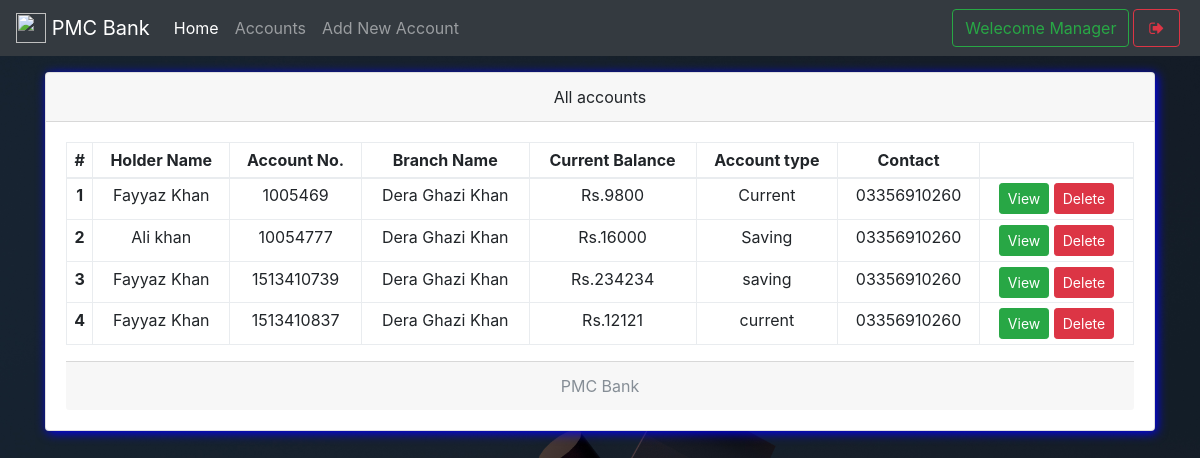
The page /mindex.php (signed in) on the database its author committed.
### tables this page shows
CREATE TABLE `useraccounts` (
  `id` int(11) NOT NULL,
  `email` text NOT NULL,
  `password` text NOT NULL,
  `name` varchar(111) NOT NULL,
  `balance` varchar(111) NOT NULL,
  `cnic` varchar(111) NOT NULL,
  `number` varchar(111) NOT NULL,
  `city` varchar(111) NOT NULL,
  `address` varchar(111) NOT NULL,
  `source` varchar(111) NOT NULL,
  `accountNo` varchar(111) NOT NULL,
  `branch` varchar(111) NOT NULL,
  `accountType` varchar(111) NOT NULL,
  `date` timestamp NOT NULL DEFAULT CURRENT_TIMESTAMP
);

CREATE TABLE `branch` (
  `branchId` int(11) NOT NULL,
  `branchNo` varchar(111) NOT NULL,
  `branchName` varchar(111) NOT NULL
);

### mindex.php (the view, shortened to what this page needs)
<!DOCTYPE html>
<html>
<head>
  <?php require 'assets/autoloader.php'; ?>
  <?php require 'assets/function.php'; ?>
</head>
<body style="background: url(images/bg-logn5.jpg);background-size: 100%">
<nav class="navbar navbar-expand-lg navbar-dark bg-dark fixed-top">
 <a class="navbar-brand" href="#">
    <img src="images/logo3.png" width="30" height="30" class="d-inline-block align-top" alt="">
   <?php echo bankName; ?>
  </a>
  <div class="collapse navbar-collapse" id="navbarSupportedContent">
    <ul class="navbar-nav mr-auto">
      <li class="nav-item ">
        <a class="nav-link active" href="mindex.php">Home <span class="sr-only">(current)</span></a>
      </li>
      <li class="nav-item ">  <a class="nav-link" href="maccounts.php">Accounts</a></li>
      <li class="nav-item ">  <a class="nav-link" href="maddnew.php">Add New Account</a></li>
    </ul>
    <?php include 'msideButton.php'; ?>
  </div>
</nav><br><br><br>
<div class="container">
<div class="card w-100 text-center shadowBlue">
  <div class="card-header">
    All accounts
  </div>
  <div class="card-body">
   <table class="table table-bordered table-sm">
  <thead>
    <tr>
      <th scope="col">#</th>
      <th scope="col">Holder Name</th>
      <th scope="col">Account No.</th>
      <th scope="col">Branch Name</th>
      <th scope="col">Current Balance</th>
      <th scope="col">Account type</th>
      <th scope="col">Contact</th>
      <th scope="col"></th>
    </tr>
  </thead>
  <tbody>
    <?php
      $i=0;
      $array = $con->query("select * from useraccounts,branch where useraccounts.branch = branch.branchId");
      if ($array->num_rows > 0)
      {
        while ($row = $array->fetch_assoc())
        {$i++;
    ?>
      <tr>
        <th scope="row"><?php echo $i ?></th>
        <td><?php echo $row['name'] ?></td>
        <td><?php echo $row['accountNo'] ?></td>
        <td><?php echo $row['branchName'] ?></td>
        <td>Rs.<?php echo $row['balance'] ?></td>
        <td><?php echo $row['accountType'] ?></td>
        <td><?php echo $row['number'] ?></td>
        <td>
          <a href="show.php?id=<?php echo $row['id'] ?>" class='btn btn-success btn-sm' data-toggle='tooltip' title="View More info">View</a>
          <a href="mindex.php?delete=<?php echo $row['id'] ?>" class='btn btn-danger btn-sm' data-toggle='tooltip' title="Delete this account">Delete</a>
        </td>
      </tr>
    <?php
        }
      }
     ?>
  </tbody>
</table>
  <div class="card-footer text-muted">
    <?php echo bankName; ?>
  </div>
</div>
</body>
</html>

### css/custom.css (style rules this page uses)
.shadowBlue { box-shadow: 2px 2px 11px blue }

### rows shown on the page
useraccounts: name "Fayyaz Khan", accountNo "1005469", branch.branchName "Dera Ghazi Khan", balance "9800", accountType "Current", number "03356910260"
useraccounts: name "Ali khan", accountNo "10054777", branch.branchName "Dera Ghazi Khan", balance "16000", accountType "Saving", number "03356910260"
useraccounts: name "Fayyaz Khan", accountNo "1513410739", branch.branchName "Dera Ghazi Khan", balance "234234", accountType "saving", number "03356910260"
useraccounts: name "Fayyaz Khan", accountNo "1513410837", branch.branchName "Dera Ghazi Khan", balance "12121", accountType "current", number "03356910260"

### other values the page prints
bankName "PMC Bank"
